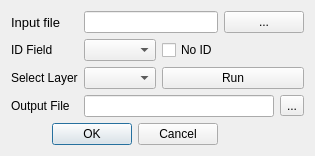
<?xml version="1.0" encoding="UTF-8"?>
<ui version="4.0">
 <class>SaveAttributesDialogBase</class>
 <widget class="QDialog" name="SaveAttributesDialogBase">
  <property name="geometry">
   <rect>
    <x>0</x>
    <y>0</y>
    <width>291</width>
    <height>153</height>
   </rect>
  </property>
  <property name="font">
   <font>
    <weight>50</weight>
    <bold>false</bold>
   </font>
  </property>
  <property name="windowTitle">
   <string>Save Attributes</string>
  </property>
  <layout class="QGridLayout" name="gridLayout">
   <item row="0" column="3" colspan="2">
    <layout class="QHBoxLayout" name="horizontalLayout_2">
     <item>
      <widget class="QPushButton" name="pb_select_layer">
       <property name="text">
        <string>...</string>
       </property>
      </widget>
     </item>
    </layout>
   </item>
   <item row="0" column="1" colspan="2">
    <layout class="QHBoxLayout" name="horizontalLayout">
     <item>
      <widget class="QLineEdit" name="lineEdit_input_shp"/>
     </item>
    </layout>
   </item>
   <item row="6" column="1" colspan="3">
    <widget class="QLineEdit" name="lineEdit"/>
   </item>
   <item row="0" column="0">
    <widget class="QLabel" name="label_2">
     <property name="font">
      <font>
       <pointsize>10</pointsize>
      </font>
     </property>
     <property name="text">
      <string>Input file</string>
     </property>
    </widget>
   </item>
   <item row="5" column="0">
    <widget class="QLabel" name="label">
     <property name="text">
      <string>Select Layer</string>
     </property>
    </widget>
   </item>
   <item row="5" column="1">
    <widget class="QComboBox" name="comboBox"/>
   </item>
   <item row="5" column="2" colspan="3">
    <widget class="QPushButton" name="pushButton">
     <property name="text">
      <string>Run</string>
     </property>
    </widget>
   </item>
   <item row="6" column="0">
    <widget class="QLabel" name="label_3">
     <property name="text">
      <string>Output File</string>
     </property>
    </widget>
   </item>
   <item row="6" column="4">
    <widget class="QToolButton" name="toolButton">
     <property name="text">
      <string>...</string>
     </property>
    </widget>
   </item>
   <item row="7" column="0" colspan="3">
    <widget class="QDialogButtonBox" name="button_box">
     <property name="font">
      <font>
       <family>MS Shell Dlg 2</family>
      </font>
     </property>
     <property name="orientation">
      <enum>Qt::Horizontal</enum>
     </property>
     <property name="standardButtons">
      <set>QDialogButtonBox::Cancel|QDialogButtonBox::Ok</set>
     </property>
    </widget>
   </item>
   <item row="3" column="3">
    <widget class="QLabel" name="label_wrong_input">
     <property name="text">
      <string/>
     </property>
    </widget>
   </item>
   <item row="3" column="0">
    <widget class="QLabel" name="label_4">
     <property name="text">
      <string>ID Field</string>
     </property>
    </widget>
   </item>
   <item row="3" column="1">
    <widget class="QComboBox" name="comboBox_id"/>
   </item>
   <item row="3" column="2">
    <widget class="QCheckBox" name="checkBox">
     <property name="text">
      <string>No ID</string>
     </property>
    </widget>
   </item>
  </layout>
 </widget>
 <resources/>
 <connections>
  <connection>
   <sender>button_box</sender>
   <signal>accepted()</signal>
   <receiver>SaveAttributesDialogBase</receiver>
   <slot>accept()</slot>
   <hints>
    <hint type="sourcelabel">
     <x>20</x>
     <y>20</y>
    </hint>
    <hint type="destinationlabel">
     <x>20</x>
     <y>20</y>
    </hint>
   </hints>
  </connection>
  <connection>
   <sender>button_box</sender>
   <signal>rejected()</signal>
   <receiver>SaveAttributesDialogBase</receiver>
   <slot>reject()</slot>
   <hints>
    <hint type="sourcelabel">
     <x>20</x>
     <y>20</y>
    </hint>
    <hint type="destinationlabel">
     <x>20</x>
     <y>20</y>
    </hint>
   </hints>
  </connection>
 </connections>
</ui>
